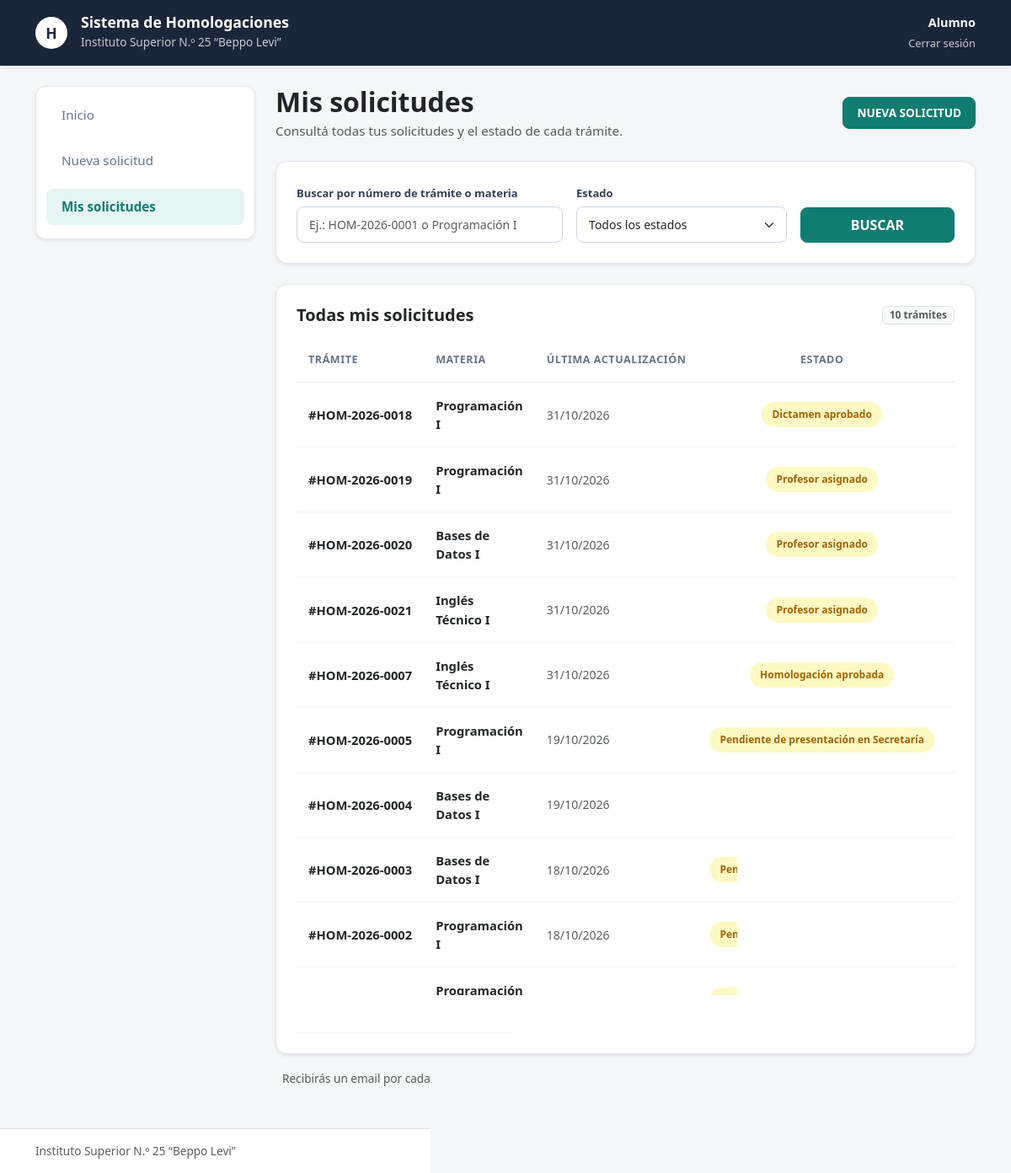
The page /mis-solicitudes/ (signed in) on the database its author committed.
### app1/models.py (models this page shows, shortened)
class SolicitudHomologacion(models.Model):
    ESTADOS = [
        ('PENDIENTE_PRESENTACION', 'Pendiente de presentación en Secretaría'),
        ('DOCUMENTACION_RECIBIDA', 'Documentación recibida'),
        ('PROFESOR_ASIGNADO', 'Profesor asignado'),
        ('EN_EVALUACION', 'En evaluación'),
        ('EVALUACION_FINALIZADA', 'Evaluación finalizada'),
        ('CORRECCION_SOLICITADA', 'Corrección solicitada'),
        ('DICTAMEN_APROBADO', 'Dictamen aprobado'),
        ('HOMOLOGACION_APROBADA', 'Homologación aprobada'),
        ('HOMOLOGACION_RECHAZADA', 'Homologación rechazada'),
    ]
    numero_tramite = models.CharField(max_length=30, unique=True, verbose_name="Número de Trámite")
    alumno = models.ForeignKey(PerfilUsuario, on_delete=models.CASCADE, limit_choices_to={'rol': 'ALUMNO'}, related_name="solicitudes")
    institucion_origen = models.CharField(max_length=200, verbose_name="Institución de Origen")
    carrera_origen = models.CharField(max_length=200, verbose_name="Carrera de Origen")
    analitico_pdf = models.FileField(upload_to="analiticos/", null=True, blank=True, verbose_name="Certificado Analítico")
    programa_origen_pdf = models.FileField(upload_to="programas_origen/", null=True, blank=True, verbose_name="Programa de la Materia de Origen")
    observaciones_alumno = models.TextField(blank=True, null=True, verbose_name="Observaciones del Alumno")
    estado = models.CharField(max_length=30, choices=ESTADOS, default='PENDIENTE_PRESENTACION', verbose_name="Estado de la Solicitud")
    fecha_creacion = models.DateTimeField(auto_now_add=True, verbose_name="Fecha de Creación")
    fecha_actualizacion = models.DateTimeField(auto_now=True, verbose_name="Última Actualización")

class MateriaSolicitada(models.Model):
    RESULTADOS = [
        ('PENDIENTE', 'Pendiente'),
        ('APROBADA', 'Aprobada'),
        ('RECHAZADA', 'Rechazada'),
    ]
    solicitud = models.ForeignKey(SolicitudHomologacion, on_delete=models.CASCADE, related_name="materias_solicitadas")
    materia = models.ForeignKey(Materia, on_delete=models.CASCADE, verbose_name="Materia Institucional a Homologar")
    profesor_evaluador = models.ForeignKey(PerfilUsuario, on_delete=models.SET_NULL, null=True, blank=True, limit_choices_to={'rol': 'PROFESOR'}, related_name="evaluaciones_asignadas")
    programa_institucional = models.ForeignKey(ProgramaAcademico, on_delete=models.SET_NULL, null=True, blank=True)
    resultado_dictamen = models.CharField(max_length=20, choices=RESULTADOS, default='PENDIENTE', verbose_name="Resultado Dictamen")
    fundamentacion_profesor = models.TextField(blank=True, null=True, verbose_name="Fundamentación del Profesor")
    observaciones_jefe_carrera = models.TextField(blank=True, null=True, verbose_name="Observaciones Jefe de Carrera")

class Materia(models.Model):
    carrera = models.ForeignKey(Carrera, on_delete=models.CASCADE, related_name="materias")
    nombre = models.CharField(max_length=150, verbose_name="Nombre de la Materia")
    año = models.CharField(max_length=20, blank=True, null=True, verbose_name="Año / Nivel")

### app1/views.py (the view)
# urls.py: path('mis-solicitudes/', views.mis_solicitudes, name='mis_solicitudes'),
@login_required(login_url='index')
def mis_solicitudes(request):
    perfil = request.user.perfil
    solicitudes = SolicitudHomologacion.objects.filter(alumno=perfil).order_by('-fecha_actualizacion')
    busqueda = request.GET.get('q', '').strip()
    if busqueda:
        solicitudes = solicitudes.filter(
            Q(numero_tramite__icontains=busqueda) |
            Q(materias_solicitadas__materia__nombre__icontains=busqueda)
        ).distinct()
    estado_filtro = request.GET.get('estado', '')
    if estado_filtro:
        solicitudes = solicitudes.filter(estado=estado_filtro)
    contexto = {
        'solicitudes': solicitudes,
        'busqueda': busqueda,
        'estado_filtro': estado_filtro,
        'estados_disponibles': SolicitudHomologacion.ESTADOS,
    }
    return render(request, 'app1/mis_solicitudes.html', contexto)

### app1/templates/app1/mis_solicitudes.html (shortened to what this page needs)
{% extends 'app1/base.html' %}
{% load static %}
{% block usuario_header %}
    <div class="text-end">
        <span class="d-block fw-bold text-white" style="font-size: 0.9rem;">Alumno</span>
        <a href="{% url 'cerrar_sesion' %}" class="text-white text-opacity-75 text-decoration-none" style="font-size: 0.8rem;">
            Cerrar sesión
        </a>
    </div>
{% endblock usuario_header %}
{% block contenido %}
<div class="row g-4">
    <div class="col-12 col-lg-3">
        <div class="sidebar-nav shadow-sm d-flex flex-row flex-lg-column gap-2 overflow-auto">
            <a href="{% url 'panel_alumno' %}" class="sidebar-link">Inicio</a>
            <a href="{% url 'nueva_solicitud' %}" class="sidebar-link">Nueva solicitud</a>
            <a href="{% url 'mis_solicitudes' %}" class="sidebar-link active">Mis solicitudes</a>
        </div>
    </div>
    <div class="col-12 col-lg-9">
        <div class="d-flex flex-column flex-sm-row justify-content-between align-items-start align-items-sm-center gap-3 mb-4">
            <div class="text-start">
                <h2 class="fw-bold text-dark mb-1">Mis solicitudes</h2>
                <p class="text-muted mb-0" style="font-size: 0.95rem;">Consultá todas tus solicitudes y el estado de cada trámite.</p>
            </div>
            <a href="{% url 'nueva_solicitud' %}" class="btn btn-teal px-3 py-2 fw-bold text-uppercase text-nowrap" style="font-size: 0.85rem;">
                NUEVA SOLICITUD
            </a>
        </div>
        <div class="card-homolotec shadow-sm p-4 mb-4 text-start">
            <form method="GET" action="{% url 'mis_solicitudes' %}">
                <div class="row g-3 align-items-end">
                    <div class="col-12 col-md-5">
                        <label class="form-label">Buscar por número de trámite o materia</label>
                        <input type="text" name="q" value="{{ busqueda }}" class="form-control" placeholder="Ej.: HOM-2026-0001 o Programación I">
                    </div>
                    <div class="col-12 col-md-4">
                        <label class="form-label">Estado</label>
                        <select name="estado" class="form-select">
                            <option value="">Todos los estados</option>
                        </select>
                    </div>
                    <div class="col-12 col-md-3">
                        <button type="submit" class="btn btn-teal w-100 py-2">
                            BUSCAR
                        </button>
                    </div>
                </div>
            </form>
        </div>
        <div class="card-homolotec shadow-sm p-4 text-start">
            <div class="d-flex justify-content-between align-items-center mb-3">
                <h5 class="fw-bold text-dark mb-0">Todas mis solicitudes</h5>
                <span class="badge bg-light text-muted border px-2 py-1" style="font-weight: 600;">
                    {{ solicitudes.count }} trámite{{ solicitudes.count|pluralize:"s" }}
                </span>
            </div>
            {% if solicitudes %}
                <div class="table-responsive">
                    <table class="table table-homolotec align-middle text-start">
                        <thead>
                            <tr>
                                <th class="border-0">TRÁMITE</th>
                                <th class="border-0">MATERIA</th>
                                <th class="border-0 text-nowrap">ÚLTIMA ACTUALIZACIÓN</th>
                                <th class="border-0 text-center">ESTADO</th>
                                <th class="border-0 text-end">ACCIÓN</th>
                            </tr>
                        </thead>
                        <tbody>
                            {% for sol in solicitudes %}
                                <tr>
                                    <td class="fw-bold text-dark text-nowrap">
                                        #{{ sol.numero_tramite }}
                                    </td>
                                    <td>
                                        <span class="fw-semibold text-dark">
                                            {{ sol.materias_solicitadas.first.materia.nombre|default:"Varias materias" }}
                                        </span>
                                    </td>
                                    <td class="text-muted text-nowrap" style="font-size: 0.88rem;">
                                        {{ sol.fecha_actualizacion|date:"d/m/Y" }}
                                    </td>
                                    <td class="text-center text-nowrap">
                                        <span class="badge-estado badge-pendiente">
                                            {{ sol.get_estado_display }}
                                        </span>
                                    </td>
                                    <td class="text-end text-nowrap">
                                    </td>
                                </tr>
                            {% endfor %}
                        </tbody>
                    </table>
                </div>
            {% else %}
                <div class="text-center py-5 text-muted">
                    <i class="bi bi-inbox fs-2 d-block mb-2 text-secondary opacity-50"></i>
                    <p class="mb-0">No se encontraron solicitudes con los criterios seleccionados.</p>
                </div>
            {% endif %}
        </div>
        <div class="text-start mt-3 ps-2">
            <small class="text-muted" style="font-size: 0.85rem;">
                Recibirás un email por cada cambio de estado de tus solicitudes.
            </small>
        </div>
    </div>
</div>
{% endblock contenido %}

### app1/static/app1/css/style.css (style rules this page uses)
:root { --color-primario: #107c72; --color-primario-hover: #0c5e56; --color-azul-header: #1b263b; --color-fondo: #f4f6f8; --color-tarjeta: #ffffff; --color-texto: #334155; --color-borde: #e2e8f0; }
body { background-color: var(--color-fondo) !important; color: var(--color-texto); font-family: 'Segoe UI', system-ui, -apple-system, sans-serif; }
.card-homolotec { background-color: var(--color-tarjeta); border-radius: 14px; border: 1px solid var(--color-borde); box-shadow: 0 4px 12px rgba(0, 0, 0, 0.03); padding: 28px; }
.btn-teal { background-color: var(--color-primario) !important; border-color: var(--color-primario) !important; color: #ffffff !important; font-weight: 600; border-radius: 8px; padding: 10px 20px; transition: all 0.2s ease; }
.form-label { font-size: 13px; font-weight: 600; color: var(--color-texto); margin-bottom: 6px; }
.form-control, .form-select { border-radius: 8px; border: 1.5px solid #cbd5e1; padding: 10px 14px; font-size: 14px; }
.badge-estado { padding: 6px 12px; border-radius: 20px; font-size: 12px; font-weight: 600; display: inline-block; }
.badge-pendiente { background-color: #fef9c3; color: #a16207; }

### app1/templates/app1/base.html (style rules this page uses)
body { background-color: #f4f6f8; font-family: 'Segoe UI', system-ui, -apple-system, sans-serif; }
.header-institucional h5, .header-institucional span { color: #ffffff !important; }
.btn-teal { background-color: #107c72; border-color: #107c72; color: #ffffff; font-weight: 600; }

### app1/templates/app1/mis_solicitudes.html (style rules this page uses)
.sidebar-nav { background-color: #ffffff; border-radius: 12px; padding: 12px; border: 1px solid #e2e8f0; }
.sidebar-link { display: block; padding: 10px 18px; color: #64748b; text-decoration: none; font-weight: 500; font-size: 0.95rem; border-radius: 8px; margin-bottom: 4px; white-space: nowrap; transition: all 0.2s ease; }
.sidebar-link.active { background-color: #e6f4f2; color: #107c72; font-weight: 700; }
.table-homolotec { margin-bottom: 0; }
.table-homolotec th { font-size: 0.78rem; font-weight: 700; letter-spacing: 0.6px; color: #64748b; padding: 16px 14px; border-bottom: 1px solid #e2e8f0 !important; white-space: nowrap; }
.table-homolotec td { padding: 16px 14px; vertical-align: middle; border-bottom: 1px solid #f1f5f9; font-size: 0.92rem; }

### rows shown on the page
SolicitudHomologacion: numero_tramite "HOM-2026-0018", materias_solicitadas.first.materia.nombre "Programación I", fecha_actualizacion "31/10/2026", estado "Dictamen aprobado"
SolicitudHomologacion: numero_tramite "HOM-2026-0019", materias_solicitadas.first.materia.nombre "Programación I", fecha_actualizacion "31/10/2026", estado "Profesor asignado"
SolicitudHomologacion: numero_tramite "HOM-2026-0020", materias_solicitadas.first.materia.nombre "Bases de Datos I", fecha_actualizacion "31/10/2026", estado "Profesor asignado"
SolicitudHomologacion: numero_tramite "HOM-2026-0021", materias_solicitadas.first.materia.nombre "Inglés Técnico I", fecha_actualizacion "31/10/2026", estado "Profesor asignado"
SolicitudHomologacion: numero_tramite "HOM-2026-0007", materias_solicitadas.first.materia.nombre "Inglés Técnico I", fecha_actualizacion "31/10/2026", estado "Homologación aprobada"
SolicitudHomologacion: numero_tramite "HOM-2026-0005", materias_solicitadas.first.materia.nombre "Programación I", fecha_actualizacion "19/10/2026", estado "Pendiente de presentación en Secretaría"
SolicitudHomologacion: numero_tramite "HOM-2026-0004", materias_solicitadas.first.materia.nombre "Bases de Datos I", fecha_actualizacion "19/10/2026"
SolicitudHomologacion: numero_tramite "HOM-2026-0003", materias_solicitadas.first.materia.nombre "Bases de Datos I", fecha_actualizacion "18/10/2026", estado "Pendiente de presentación en Secretaría"
SolicitudHomologacion: numero_tramite "HOM-2026-0002", materias_solicitadas.first.materia.nombre "Programación I", fecha_actualizacion "18/10/2026", estado "Pendiente de presentación en Secretaría"
SolicitudHomologacion: materias_solicitadas.first.materia.nombre "Programación I"

### other values the page prints
{{ solicitudes.count }} "10"
